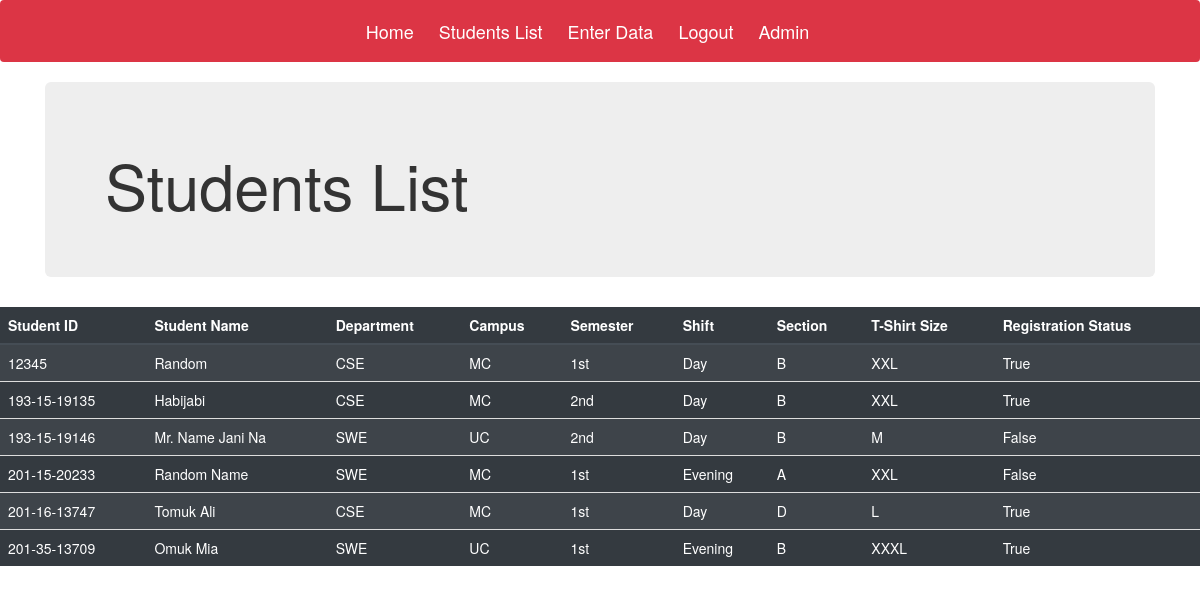
Page /Registration/students/ (signed in) on the committed database.
### Registration/models.py (models this page shows, shortened)
class Student(models.Model):
    dept = (
        ('CSE', "CSE"),
        ('SWE', 'SWE'),
        ('CIS', 'CIS'),
        ('Other', 'Other'),
    )
    camp = (
        ('MC', 'MC'),
        ('UC', 'UC'),
    )
    sem = (
        ('1st', '1st'),
        ('2nd', '2nd'),
    )
    shft = (
        ('Day', 'Day'),
        ('Evening', 'Evening'),
    )
    sec = (
        ('A', 'A'),
        ('B', 'B'),
        ('C', 'C'),
        ('D', 'D'),
        ('E', 'E'),
    )
    tshirt = (
        ('M', 'M'),
        ('L', 'L'),
        ('XL', 'XL'),
        ('XXL', 'XXL'),
        ('XXXL', 'XXXL'),
    )
    ID = models.CharField(max_length=20, unique=True, primary_key=True)
    Name = models.CharField(max_length=50)
    Department = models.CharField(max_length=10, choices=dept, default='Cse')
    Campus = models.CharField(max_length=10, choices=camp, default='Main')
    Semester = models.CharField(max_length=10, choices=sem, default='first')
    Shift = models.CharField(max_length=10, choices=shft, default='day')
    Section = models.CharField(max_length=10, choices=sec)
    TShirt = models.CharField(max_length=10, choices=tshirt, default='mid')
    Status = models.BooleanField(default=False)

### Registration/views.py (the view)
@login_required
def list(request):
    student_list = Student.objects.order_by('ID')
    dict = {'table': student_list}
    return render(request, 'Registration/list.html', context=dict)

### templates/Registration/list.html
 {% extends "Registration/base.html" %}
 {% load static %}
  {% block body_block %}
    <div class="container">
      <div class="jumbotron">
        <h1>Students List</h1>
      </div>
    </div>
    <div class="table-responsive">
      {% if table %}
        <table class = "table table-dark table-striped table-hover">
          <thead class= "thead-dark">
            <th scope="col">Student ID</th>
            <th scope="col"> Student Name</th>
            <th scope="col">Department</th>
            <th scope="col">Campus</th>
            <th scope="col">Semester</th>
            <th scope="col">Shift</th>
            <th scope="col">Section</th>
            <th scope="col">T-Shirt Size</th>
            <th scope="col">Registration Status</th>
          </thead>
          {% for st in table %}
            <tr>
              <td>{{ st.ID }}</td>
              <td>{{ st.Name|title }}</td>
              <td>{{ st.Department }}</td>
              <td>{{ st.Campus }}</td>
              <td>{{ st.Semester }}</td>
              <td>{{ st.Shift }}</td>
              <td>{{ st.Section }}</td>
              <td>{{ st.TShirt }}</td>
              <td>{{ st.Status }}</td>
            </tr>
          {% endfor %}
        </table>
        {% else %}
          <p>Nothing Found :( </p>
        {% endif %}
    </div>
 {% endblock %}

### rows in the picture
Student: ID "12345", Name "Random", Department "CSE", Campus "MC", Semester "1st", Shift "Day", Section "B", TShirt "XXL", Status "True"
Student: ID "193-15-19135", Name "Habijabi", Department "CSE", Campus "MC", Semester "2nd", Shift "Day", Section "B", TShirt "XXL", Status "True"
Student: ID "193-15-19146", Name "Mr. Name Jani Na", Department "SWE", Campus "UC", Semester "2nd", Shift "Day", Section "B", TShirt "M", Status "False"
Student: ID "201-15-20233", Name "Random Name", Department "SWE", Campus "MC", Semester "1st", Shift "Evening", Section "A", TShirt "XXL", Status "False"
Student: ID "201-16-13747", Name "Tomuk Ali", Department "CSE", Campus "MC", Semester "1st", Shift "Day", Section "D", TShirt "L", Status "True"
Student: ID "201-35-13709", Name "Omuk Mia", Department "SWE", Campus "UC", Semester "1st", Shift "Evening", Section "B", TShirt "XXXL", Status "True"
